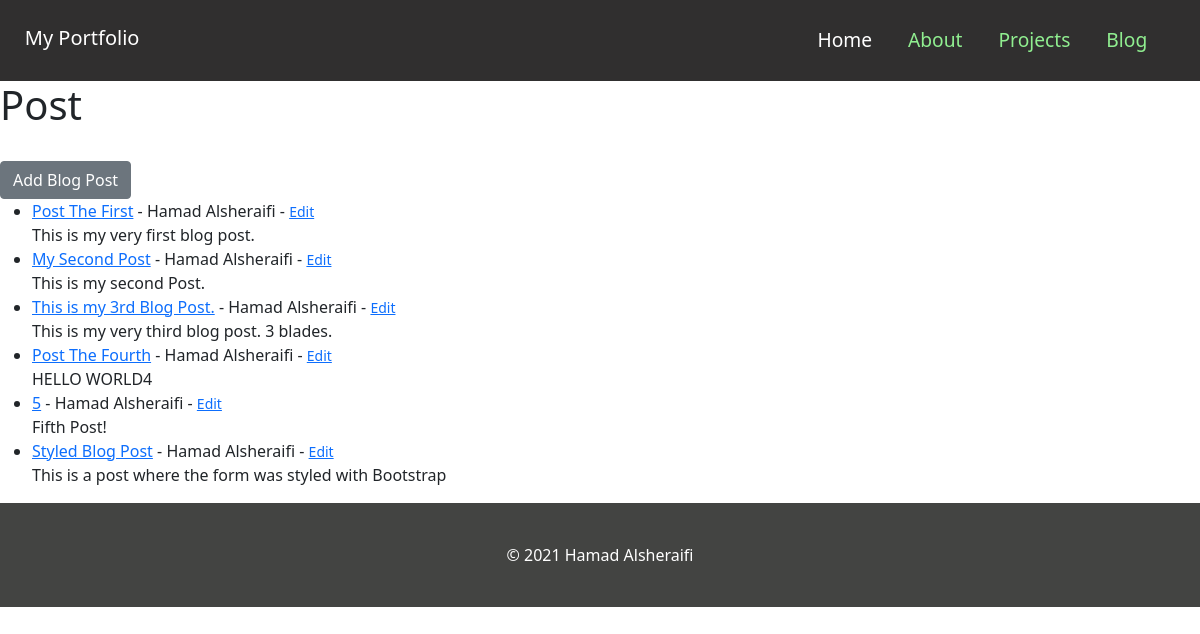
/blog, run on an earlier commit of the app's database.
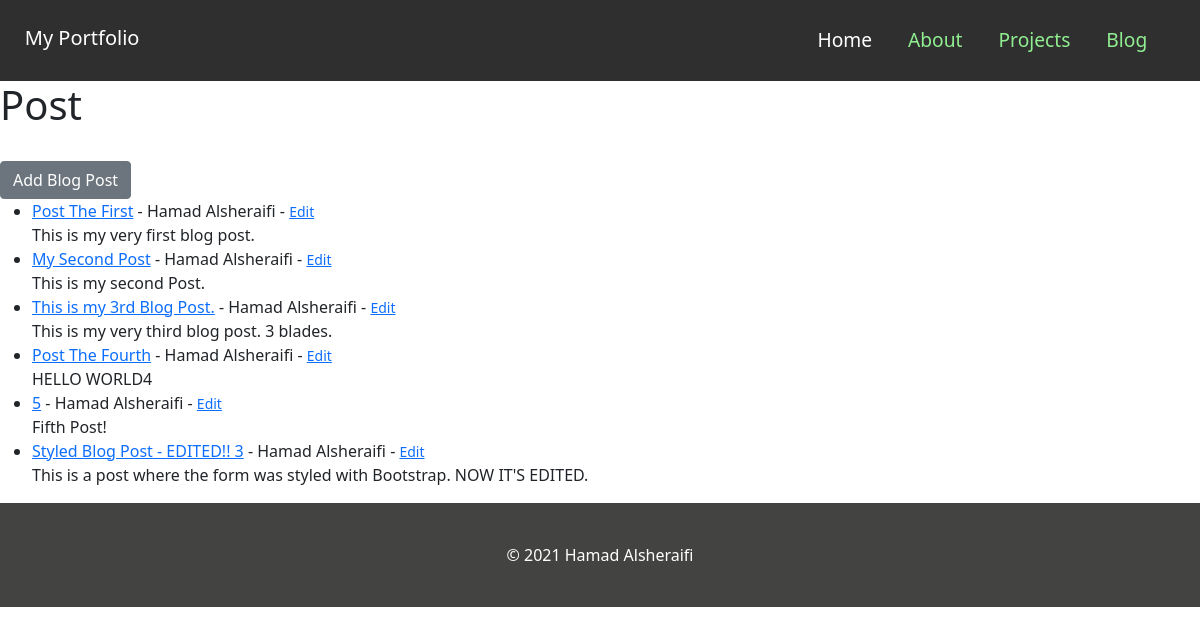
And on a later commit of the database.
### website/models.py (models this page shows, shortened)
class Post(models.Model):
    title = models.CharField(max_length=255)
    title_tag = models.CharField(max_length=255)
    author = models.ForeignKey(User, on_delete=models.CASCADE)
    body = models.TextField()

### website/views.py (the view)
# urls.py: path('blog', BlogView.as_view(), name='blog'),
class BlogView(ListView):
    model = Post
    template_name = 'blog.html'

### website/templates/blog.html (shortened to what this page needs)
{% extends 'base.html' %}
{% block content %}
    <h1>Post</h1><br>
    <a href="{% url 'add_post' %}" class="btn btn-secondary">Add Blog Post</a>
    <ul>
    {% for post in object_list %}
        <li><a href="{% url 'article-detail' post.pk %}">{{ post.title }}</a> - {{ post.author.first_name }}
            {{ post.author.last_name }} - <small><a href="{% url 'update_post' post.pk%}">Edit</a></small><br>
            {{ post.body }}
        </li>
    {% endfor %}
    </ul>
{% endblock %}

What changed in the data, as far as the page shows it:
changed Post: title "Styled Blog Post" → "Styled Blog Post - EDITED!! 3"; body "This is a post where the form was styled with Bootstrap" → "This is a post where the form was styled with Bootstrap. NOW IT'S EDITED."
